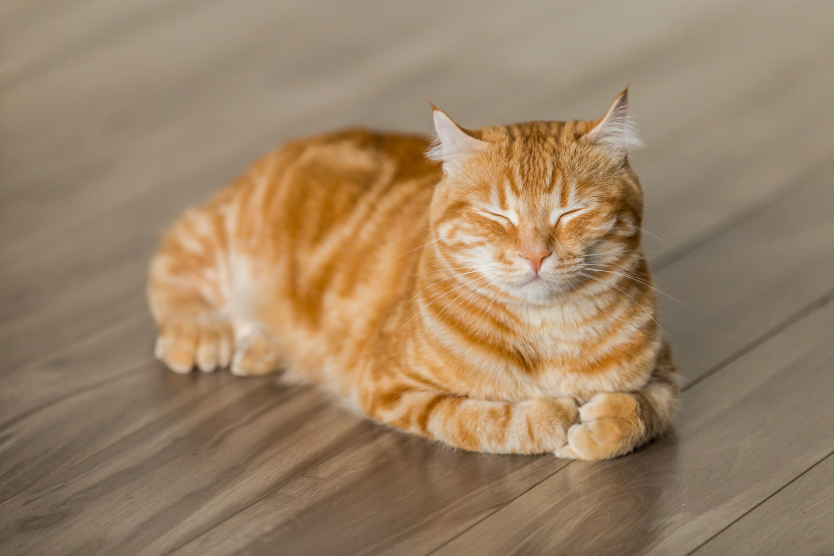
#> input picture image.jpg, 2500 x 1667 px (shown at 1/3 size)
$ python -i main.py   (imports and definitions only)
#> lines starting #> are read from the running program, lines starting #| are printed output that depends on the picture; after the words box and inside, x2 and y2 are one past the last pixel; in counts of white or black regions, pixels touching at a corner belong together
#> further down, picture is the input picture: shape (1667, 2500, 3); mean B, G, R 102.4, 130.6, 155.5
import cv2
import numpy as np
import matplotlib.pyplot as plt
from matplotlib.widgets import Button, Slider, RadioButtons, TextBox

def img_difference(current, new):
    """
    Show 2 images side by side to display the difference made by the operation.
    Uses matplotlib with 2 subplots, 1 subplot for each image.

    Args:
        current: The original image.
        new: Modified image.

    Returns:
        tuple:
            - figure: Created matplotlib figure with 2 images.
            - axes (tuple): Tuple of axes objects for the current and new images.
            - images (tuple): Tuple of image objects.
    """

    figure, (axis_current, axis_new) = plt.subplots(1, 2, figsize=(10, 5))
    plt.subplots_adjust(bottom=0.25)

    image1 = axis_current.imshow(cv2.cvtColor(current, cv2.COLOR_BGR2RGB))
    axis_current.set_title('Original (current)')
    axis_current.axis('off')

    image2 = axis_new.imshow(cv2.cvtColor(new, cv2.COLOR_BGR2RGB))
    axis_new.set_title('Preview (new)')
    axis_new.axis('off')
    return figure, (axis_current, axis_new), (image1, image2)

# [333 lines left out: functions adjust_brightness, adjust_contrast, convert_to_grayscale, add_padding, not called in this run]

def apply_threshold(img):
    """
    Apply binary or inverse thresholding to a grayscale image.

    Users can select the threshold type:
      - Binary: pixels above threshold become white, below become black.
      - Binary Inverted: pixels above threshold become black, below become white.

    Args:
        img: The original image.

    Returns:
        tuple:
            - status: "Success" if change applied, "Cancelled" if it was cancelled.
            - img_new: Modified image with applied thresholding.
            - option: The thresholding type used (BINARY or "BINARY_INV)
    """

    img_current = img.copy()

    # convert to grayscale if the image is not
    if len(img_current.shape) == 3:
        img_current = cv2.cvtColor(img_current, cv2.COLOR_BGR2GRAY)
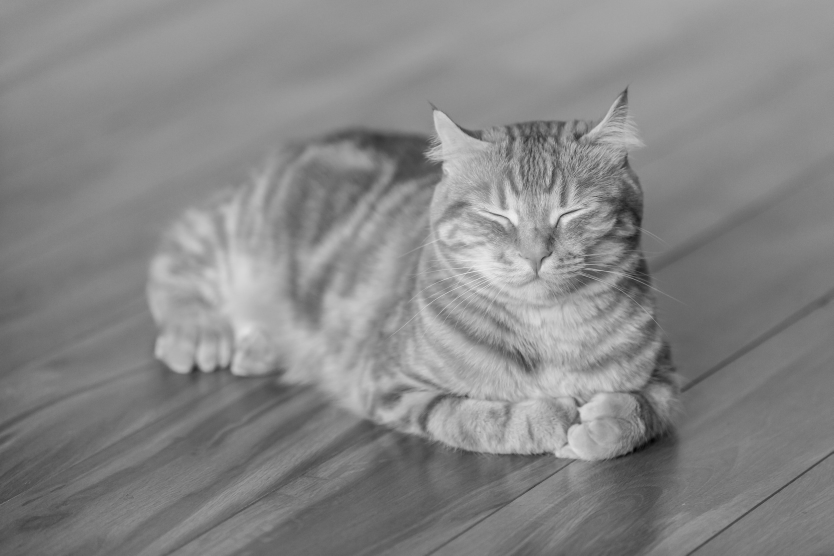
#> img_current: shape (1667, 2500) (shown at 1/3 size); min 2, max 247, mean 134.8

    img_new = img_current.copy()

    figure, (axis_current, axis_new), (image1, image2) = img_difference(img_current, img_new)
    figure.suptitle('Apply Thresholding (binary or inverse)', fontsize=16, fontweight='bold', y=0.95)

    # radio buttons for threshold type
    radio_position = plt.axes([0.15, 0.15, 0.25, 0.1])
    radio_position.axis('off')
    radio = RadioButtons(radio_position, ('Binary', 'Binary Inverted'))
    threshold_type = cv2.THRESH_BINARY

    threshold_value = 127

    def update():
        _, threshold_img = cv2.threshold(img_current, threshold_value, 255, threshold_type)
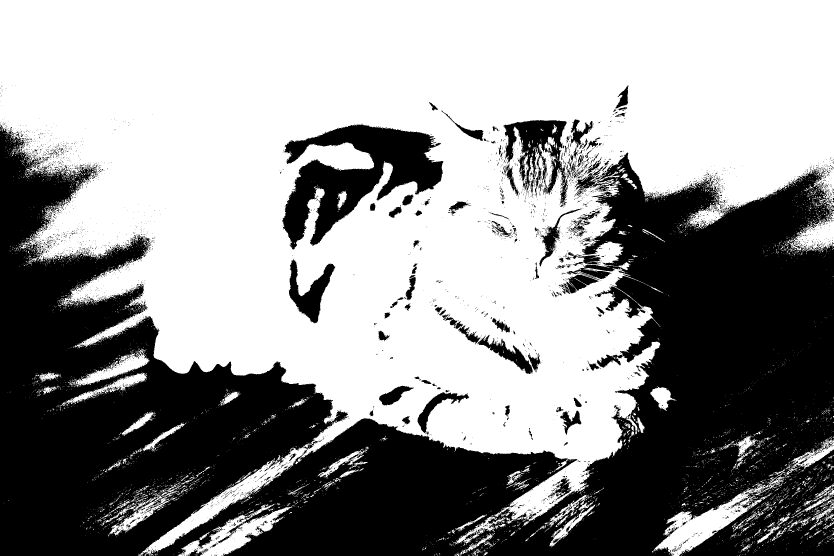
#> threshold_img: shape (1667, 2500) (shown at 1/3 size); 58.5% white; 4358 black regions (4067 under 20 px), largest, box (x1, y1, x2, y2) and area: (450, 457, 2500, 1667) 959447, (0, 374, 1045, 1667) 582483, (846, 371, 1330, 749) 81653
        img_new[:] = threshold_img
        image2.set_data(cv2.cvtColor(img_new, cv2.COLOR_GRAY2RGB) if len(img_new.shape) == 2 else img_new)
        figure.canvas.draw_idle()

    # [7 lines left out: function on_radio, not called in this run]

    radio.on_clicked(on_radio)

    update()

    # buttons to complete or disregard operation
    done = False

    done_btn_position = plt.axes([0.3, 0.02, 0.2, 0.05])
    done_btn = Button(done_btn_position, 'Done')
    # [4 lines left out: function on_done, not called in this run]
    done_btn.on_clicked(on_done)

    cancel_btn_position = plt.axes([0.6, 0.02, 0.2, 0.05])
    cancel_btn = Button(cancel_btn_position, 'Cancel')
    # [4 lines left out: function on_cancel, not called in this run]
    cancel_btn.on_clicked(on_cancel)

    plt.show()
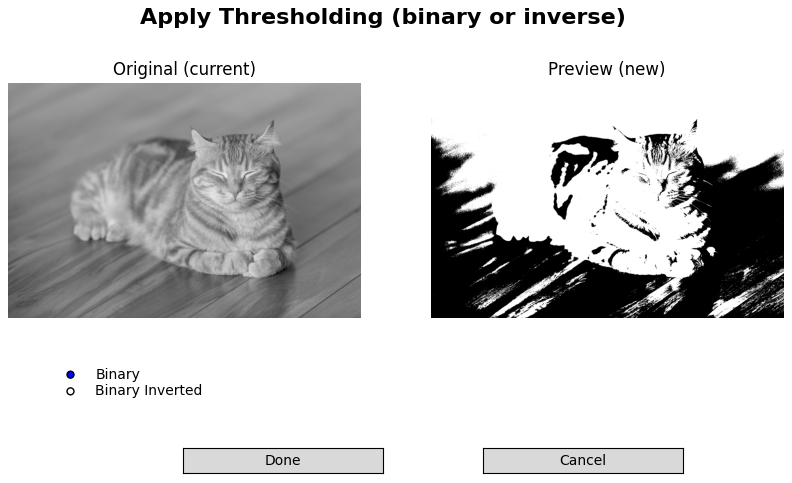
#> figure drawn by matplotlib, 3 panels

    if done:
        option = 'BINARY' if threshold_type == cv2.THRESH_BINARY else 'BINARY_INV'
        return "Success", img_new, option
    else:
        return "Cancelled", img_current, "None"

# [191 lines left out: functions blend_with_image, history_of_operations, main, not called in this run]

# [2 lines not run here, left out]

>>> import cv2
>>> picture = cv2.imread('image.jpg')
>>> result = apply_threshold(picture)
